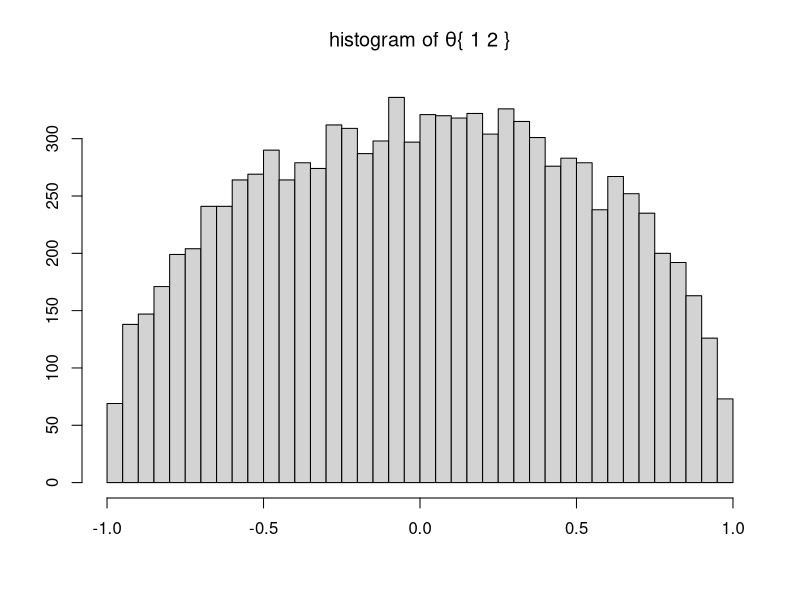
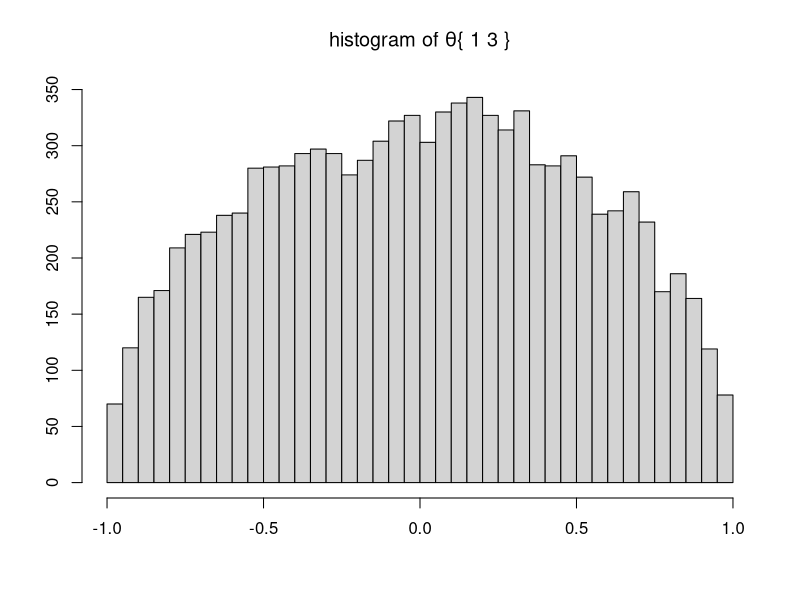
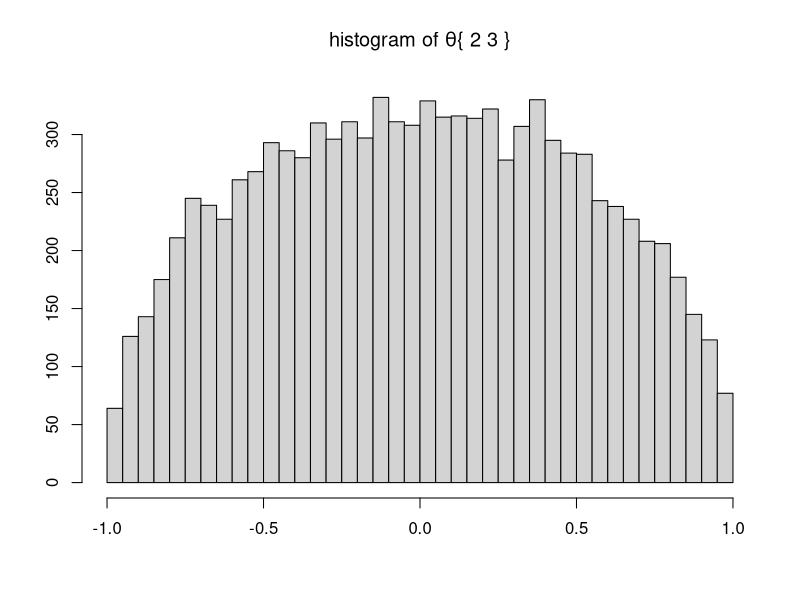
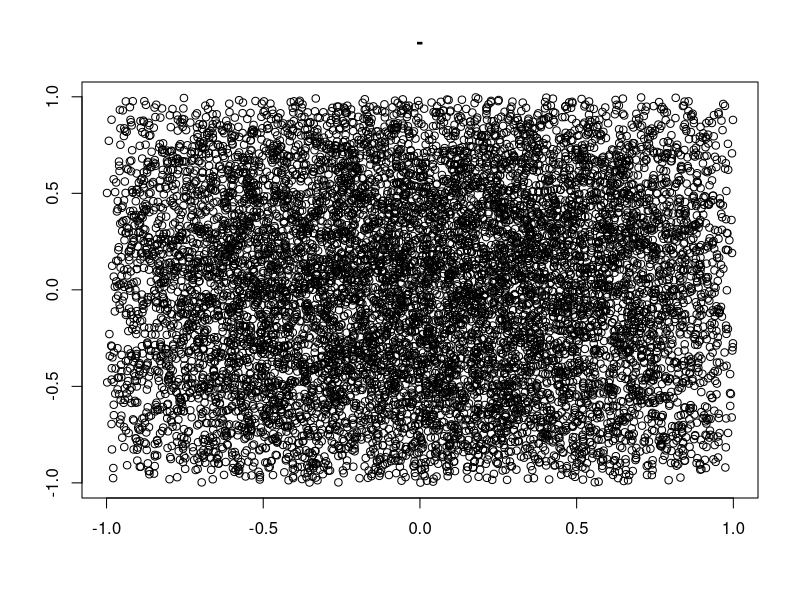
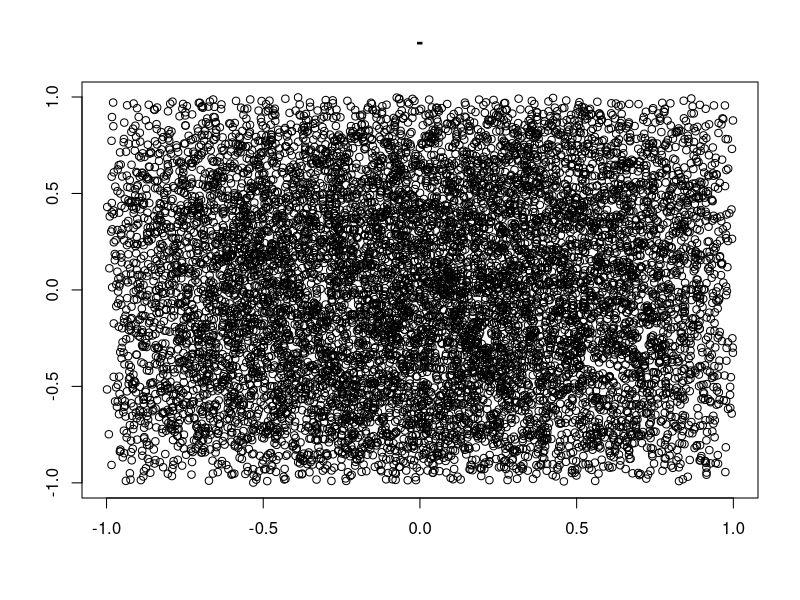
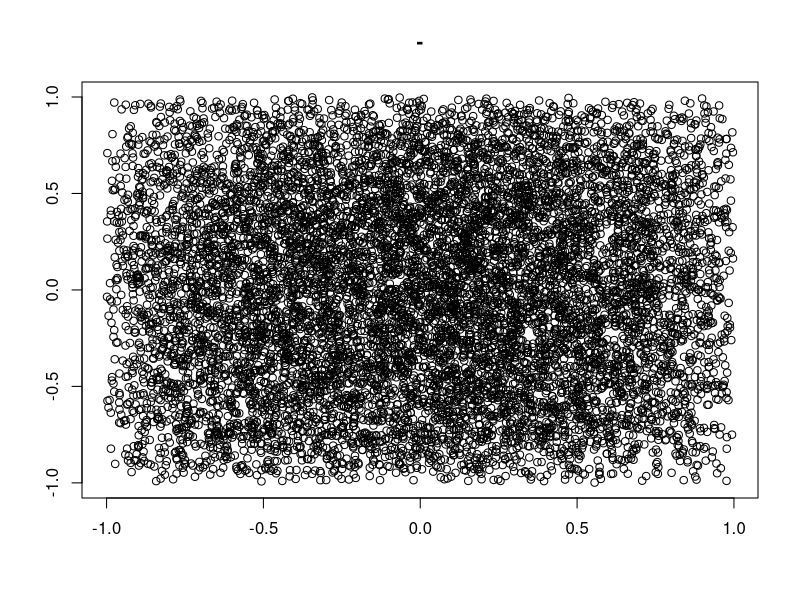

Generate these figures, in order, with R:
#' This script shows how a jointly uniform prior on the correlations implies that the marginal distribution of 
#' each correlation is peaked around zero , as described in A. Meucci,"Risk and Asset Allocation",Springer, 2005, 
#'  Chapter 7.
#'
#' @references
#' A. Meucci - "Exercises in Advanced Risk and Portfolio Management" \url{http://symmys.com/node/170},
#' "E 281 - Bayesian: prior on correlation".
#'
#' See Meucci's script for "S_CorrelationPriorUniform.m"
#
#' @author Xavier Valls \email{flamejat@@gmail.com}

##################################################################################################################
### Inputs
N = 3; # dimensionality of the problem
K = N * (N - 1) / 2;
J = 10000; # number of simulations

##################################################################################################################
### Compute correlations in all scenarios
CorrsAsTensor = array(0, dim = c(J,N,N) );
Eigs = NULL;
j    = 1;

while( j < J )
{
    C    = 2 * matrix( runif(K), 1, K ) - 1;
    Corr = diag( 1, N );
    k    = 0;
    for( n in 1 : ( N - 1 ) )
    {
        for( m in ( n + 1 ) : N )
        {
            k = k + 1;
            Corr[ n, m ] = C[ k ];
            Corr[ m, n ] = Corr[ n, m ];
        }
    }
    E = eigen(Corr)$values;
    if( min(E) > 0 )
    {
        CorrsAsTensor[ j, , ] = Corr;
        j = j + 1;
    }
    Eigs = rbind(Eigs, t(E) );
}

#####################################################################################################################
### Reassemble results in an entry-wise structure that runs on the upper triangular portion of the correlation
CorrsAsEntries = NULL;
for( n in 1 : (N-1) )
{
    for( m in (n + 1) : N )
    {
        el = list( Values = CorrsAsTensor[ , n, m ], Names =  paste("{", n, m,"}"));
              #  CorrsAsEntries[ k ]$Names  = ["\theta_{") num2str(n) num2str(m) "}"];
        CorrsAsEntries = rbind( CorrsAsEntries, el )
    }
}
#####################################################################################################################
### Plots
# univariate marginals
K     = nrow( CorrsAsEntries );
Nbins = round( 5 * log( J ) );
for( k in 1 : K )
{
    dev.new();
    hist(CorrsAsEntries[ k, ]$Values, Nbins, xlab = "", ylab = "", main = bquote( paste("histogram of ", theta, .(CorrsAsEntries[k,]$Names))));
}

# bivariate marginals
for( k in 1 : (K-1) )
{
    for( j in (k + 1) : K )
    {
        dev.new();
        plot(CorrsAsEntries[k, ]$Values,CorrsAsEntries[j, ]$Values, xlab = "", ylab = "",
         main = paste( CorrsAsEntries[ k ]$Names, ' - ', CorrsAsEntries[ j ]$Names ));
    }
}
